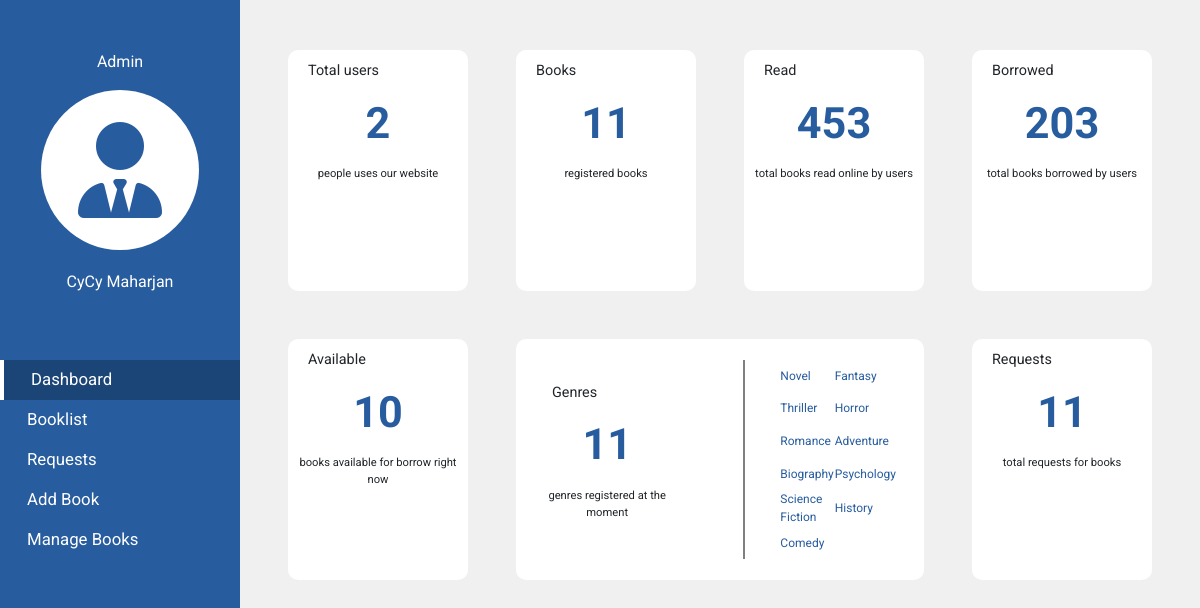
Screenshot of /admin/dashboard.php with the database file from the repository.
### tables this page shows
CREATE TABLE `bookcounts` (
  `countId` int(11) NOT NULL,
  `readCount` int(11) NOT NULL,
  `borrowCount` int(11) NOT NULL
);

CREATE TABLE `genres` (
  `genreId` int(11) NOT NULL,
  `gname` varchar(16) NOT NULL
);

### admin/dashboard.php (the view, shortened to what this page needs)
<html>
<head>
    <link rel="stylesheet" href="https://cdn.jsdelivr.net/npm/bootstrap@4.4.1/dist/css/bootstrap.min.css"
>
</head>
<body>
    <?php
    include("../subfiles/database/dbconnect.php");
    include("./menus.php")
        ?>
    <main>
        <div class="grid-cont">
            <div class="grid-item">
                <p class="title">Total users</p>
                <?php
                $userSql = "select * from users";
                $userResult = mysqli_query($conn, $userSql);
                $userCount = mysqli_num_rows($userResult);
                ?>
                <p class="value text-center">
                    <?php echo $userCount ?>
                </p>
                <p class="desc text-center">people uses our website</p>
            </div>
            <div class="grid-item">
                <p class="title">Books</p>
                <?php
                $bookSql = "select * from books";
                $bookResult = mysqli_query($conn, $bookSql);
                $bookCount = mysqli_num_rows($bookResult);
                ?>
                <p class="value text-center">
                    <?php echo $bookCount ?>
                </p>
                <p class="desc text-center">registered books</p>
            </div>
            <div class="grid-item">
                <p class="title">Read</p>
                <?php
                $readSql = "select * from bookcounts;";
                $readResult = mysqli_query($conn, $readSql);
                $readItem = mysqli_fetch_assoc($readResult);
                $readCount = $readItem['readCount'];
                ?>
                <p class="value text-center">
                    <?php echo $readCount ?>
                </p>
                <p class="desc text-center">total books read online by users</p>
            </div>
            <div class="grid-item">
                <p class="title">Borrowed</p>
                <p class="value text-center">203</p>
                <p class="desc text-center">total books borrowed by users</p>
            </div>
            <div class="grid-item">
                <p class="title">Available</p>
                <?php
                $bookSql = "select * from books where copies>0";
                $bookResult = mysqli_query($conn, $bookSql);
                $bookCount = mysqli_num_rows($bookResult);
                ?>
                <p class="value text-center">
                    <?php echo $bookCount ?>
                </p>
                <p class="desc text-center">books available for borrow right now</p>
            </div>
            <div class="grid-item col-span genre-cont">
                <div class="genre-count mx-3">
                    <p class="title">Genres</p>
                    <?php
                    $genreSql = "select * from genres";
                    $genresResult = mysqli_query($conn, $genreSql);
                    $genreCount = mysqli_num_rows($genresResult);
                    ?>
                    <p class="value text-center">
                        <?php echo $genreCount; ?>
                    </p>
                    <p class="desc text-center">genres registered at the moment</p>
                </div>
                <div class="genre-names">
                    <?php
                    while ($genreItem = mysqli_fetch_assoc($genresResult)) {
                        echo '<div class="genre-name">' . $genreItem['gname'] . '</div>';
                    }
                    ?>
                </div>
            </div>
            <div class="grid-item">
                <p class="title">Requests</p>
                <div class="return1 mb-5">
                    <div class="value text-center">
                        <?php
                        $reqSql = "select * from bookrequests";
                        $reqres = mysqli_query($conn, $reqSql);
                        $reqcount = mysqli_num_rows($reqres);
                        echo $reqcount;
                        ?>
                    </div>
                    <div class="desc text-center">total requests for books</div>
                </div>
            </div>
        </div>
    </main>
</body>
</html>

### admin/dashboard.php (style rules this page uses)
:root { --themecolor: rgb(39, 92, 158); --selected: rgb(28, 69, 119); --hover: rgba(28, 69, 119, .35); }
* { margin: 0; padding: 0; }
body { overflow-x: hidden; }
main { width: 80vw; margin-left: 20vw; min-height: 100%; display: flex; justify-content: center; align-items: center; background-color: rgb(240, 240, 240); }
.grid-cont { width: 90%; min-height: 600px; padding-top: 50px; display: grid; grid-template-columns: repeat(4, 1fr); grid-template-rows: repeat(3, 1fr); align-items: space; justify-items: center; gap: 3rem; }
.grid-item { width: 100%; background-color: white; border-radius: 10px; padding: 10px; }
.title { font-size: .9rem; margin-left: 10px; margin-bottom: 0px; }
.value { font-size: 2.7rem; font-weight: bold; margin: 10px 0; color: var(--themecolor); }
.text-center { text-align: center; }
.desc { font-size: .7rem; }
.col-span { grid-column: span 2; }
.genre-cont { display: flex; align-items: center; }
.genre-names { height: 90%; width: 50%; margin-left: 55px; border-left: 2px solid gray; padding: 0 18px; display: grid; grid-template-columns: repeat(2, 1fr); grid-template-rows: repeat(6, 1fr); gap: 1px; align-items: center; padding-left: 35px; }
.genre-name { font-size: .75rem; color: var(--themecolor); }

### admin/menus.php (style rules this page uses)
* { margin: 0; font-family: 'roboto'; }
:root { --themecolor: rgb(39, 92, 158); --selected: rgb(28, 69, 119); --hover: rgba(28, 69, 119, .35); }

### rows the page displays
bookcounts: readCount "453"
genres: gname "Novel"
genres: gname "Fantasy"
genres: gname "Thriller"
genres: gname "Horror"
genres: gname "Romance"
genres: gname "Adventure"
genres: gname "Biography"
genres: gname "Psychology"
genres: gname "Science Fiction"
genres: gname "History"
genres: gname "Comedy"

### other values shown
$userCount "2"
$bookCount "11"
$bookCount "10"
$genreCount "11"
$reqcount "11"
